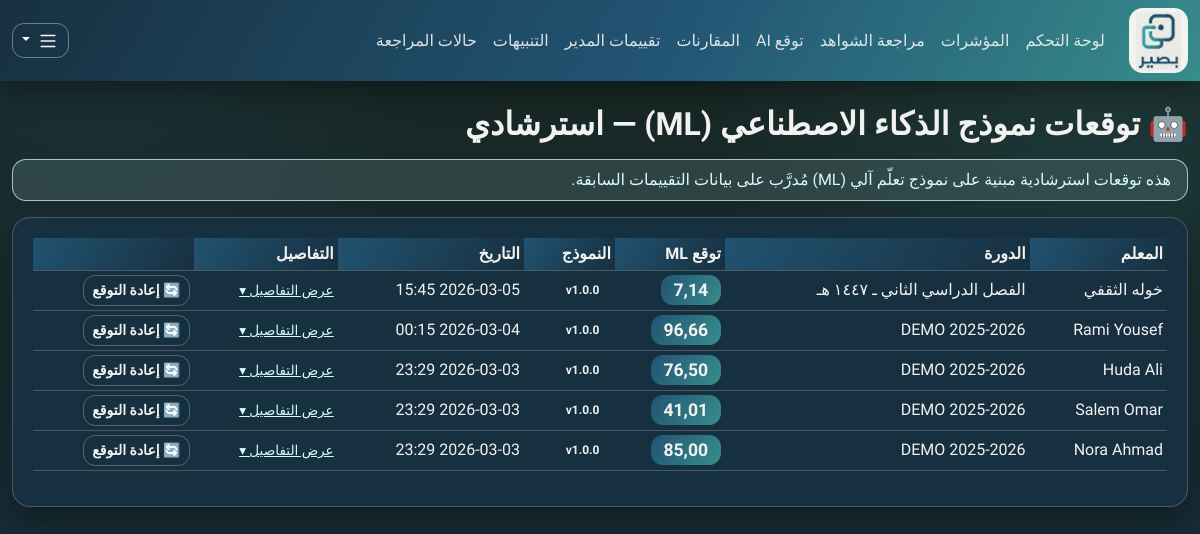
/objective-scores/ (signed in), run on an earlier commit of the app's database.
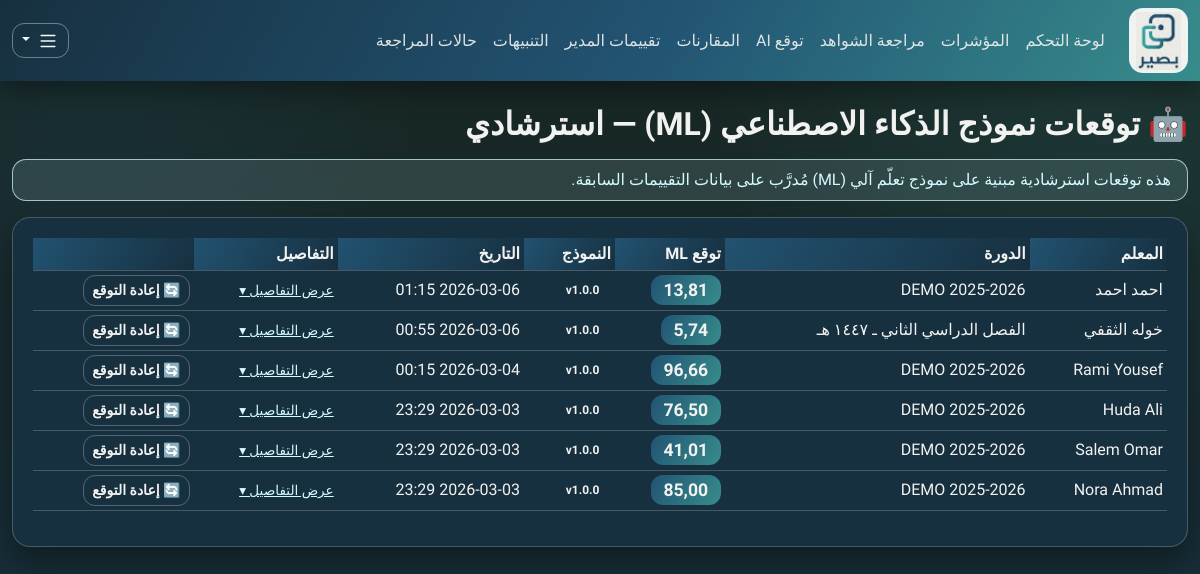
And on a later commit of the database.
### apps/objective_scoring/models.py (models this page shows)
class ObjectiveScore(models.Model):
    teacher = models.ForeignKey("teachers.Teacher", on_delete=models.CASCADE, related_name="objective_scores")
    cycle = models.ForeignKey("cycles.EvaluationCycle", on_delete=models.CASCADE, related_name="objective_scores")
    objective_total = models.DecimalField(max_digits=5, decimal_places=2)
    breakdown_json = models.JSONField(default=dict)
    policy_version = models.CharField(max_length=20)
    computed_at = models.DateTimeField(auto_now=True)
    class Meta:
        constraints = [
            models.UniqueConstraint(fields=["teacher", "cycle"], name="uq_objective_teacher_cycle"),
            models.CheckConstraint(check=models.Q(objective_total__gte=0, objective_total__lte=100), name="ck_objective_total_0_100"),
        ]
        indexes = [models.Index(fields=["cycle", "policy_version"])]

### apps/teachers/models.py (models this page shows)
class Teacher(models.Model):
    user = models.OneToOneField("accounts.User", on_delete=models.CASCADE, related_name="teacher_profile")
    school = models.ForeignKey("schools.School", on_delete=models.PROTECT, related_name="teachers")
    employee_id = models.CharField(max_length=50, unique=True)
    is_active = models.BooleanField(default=True)
    created_at = models.DateTimeField(auto_now_add=True)
    class Meta:
        indexes = [models.Index(fields=["school", "employee_id"])]
    def __str__(self) -> str:
        return self.user.get_full_name() or self.user.username

### apps/accounts/models.py (models this page shows)
class User(AbstractUser):
    class Role(models.TextChoices):
        TEACHER = "TEACHER", "Teacher"
        LEADER = "LEADER", "Leader"
        ADMIN = "ADMIN", "Admin"
    role = models.CharField(max_length=16, choices=Role.choices, default=Role.TEACHER)
    school = models.ForeignKey("schools.School", null=True, blank=True, on_delete=models.SET_NULL)
    class Meta:
        indexes = [models.Index(fields=["role", "school"])]

### apps/cycles/models.py (models this page shows, shortened)
class EvaluationCycle(models.Model):
    school = models.ForeignKey("schools.School", on_delete=models.CASCADE, related_name="cycles")
    name = models.CharField(max_length=100)
    start_date = models.DateField()
    end_date = models.DateField()
    is_active = models.BooleanField(default=True)
    created_at = models.DateTimeField(auto_now_add=True)
    class Meta:
        constraints = [
            models.UniqueConstraint(fields=["school", "name"], name="uq_cycle_school_name"),
            models.CheckConstraint(check=models.Q(end_date__gte=models.F("start_date")), name="ck_cycle_dates_order"),
        ]
        indexes = [models.Index(fields=["school", "is_active"])]

### apps/ui/views.py (the view)
# urls.py: path("objective-scores/", views.objective_scores_page, name="objective-scores"),
@login_required
def objective_scores_page(request: HttpRequest) -> HttpResponse:
    scores = (
        _by_role_queryset(request.user, ObjectiveScore)
        .select_related("teacher", "teacher__user", "cycle")
        .order_by("-computed_at")
    )
    return render(request, "ui/objective_scores.html", {"scores": scores})

### apps/ui/views.py (called while the page is built)
def _by_role_queryset(user: User, model, teacher_lookup: str = "teacher"):
    qs = model.objects.all()
    if user.role == User.Role.ADMIN:
        return qs
    if user.role == User.Role.LEADER:
        return qs.filter(**{f"{teacher_lookup}__school": user.school})
    return qs.filter(**{f"{teacher_lookup}__user": user})

### apps/ui/templates/ui/objective_scores.html (shortened to what this page needs)
{% extends "ui/base.html" %}
{% block content %}
<h2 class="mb-3">🤖 توقعات نموذج الذكاء الاصطناعي (ML) — استرشادي</h2>
<div class="alert alert-info py-2">
  هذه توقعات استرشادية مبنية على نموذج تعلّم آلي (ML) مُدرَّب على بيانات التقييمات السابقة.
</div>
<div class="card">
  <div class="card-body">
    <div class="table-responsive">
      <table class="table table-sm align-middle">
        <thead>
          <tr>
            <th>المعلم</th>
            <th>الدورة</th>
            <th>توقع ML</th>
            <th>النموذج</th>
            <th>التاريخ</th>
            <th>التفاصيل</th>
            <th></th>
          </tr>
        </thead>
        <tbody>
          {% for row in scores %}
          <tr>
            <td>{{ row.teacher }}</td>
            <td>{{ row.cycle.name }}</td>
            <td><span class="ai-badge">{{ row.objective_total }}</span></td>
            <td><span class="badge text-bg-secondary">{{ row.policy_version }}</span></td>
            <td>{{ row.computed_at|date:"Y-m-d H:i" }}</td>
            <td>
              <button class="expand-btn"
                onclick="document.getElementById('detail-{{ row.id }}').classList.toggle('d-none')">
                عرض التفاصيل ▾
              </button>
            </td>
            <td>
              <form method="post" action="{% url 'ui:objective-recompute' row.teacher_id row.cycle_id %}">
                <button class="btn btn-outline-secondary btn-sm" type="submit">🔄 إعادة التوقع</button>
              </form>
            </td>
          </tr>
          {% empty %}
          <tr>
            <td colspan="7" class="text-muted">لا توجد توقعات متاحة.</td>
          </tr>
          {% endfor %}
        </tbody>
      </table>
    </div>
  </div>
</div>
{% endblock %}

What changed in the data, as far as the page shows it:
added ObjectiveScore: teacher "احمد احمد", cycle.name "DEMO 2025-2026", objective_total "13,81", policy_version "v1.0.0", computed_at "2026-03-06 01:15"
changed ObjectiveScore "خوله الثقفي": objective_total "7,14" → "5,74"; computed_at "2026-03-05 15:45" → "2026-03-06 00:55"
